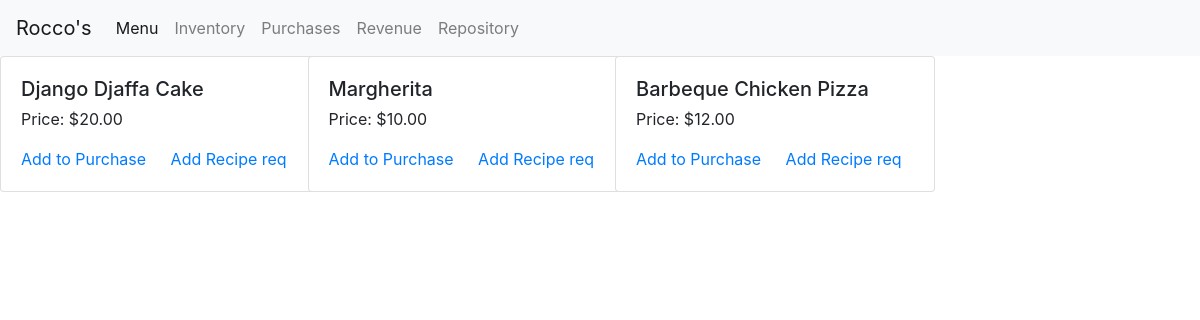
Screenshot of /menu/list with the database file from the repository.
### restaurant_app/models.py (models this page shows, shortened)
class MenuItem(models.Model):
    name = models.CharField(max_length=200)
    price = models.DecimalField(max_digits=5, decimal_places=2)

### restaurant_app/views.py (the view)
# urls.py: path('menu/list', view_menu, name='menulist'),
def view_menu(request):
    return render(request, "restaurant_app/menu.html", {
        "menu": MenuItem.objects.all(),
        "menu_count": MenuItem.objects.count(),
        "recipe": RecipeRequirements.objects.all()
    }) # there need to be some variables created here which you can then use in

### restaurant_app/templates/restaurant_app/menu.html (shortened to what this page needs)
{% extends "restaurant_app/base.html" %}
{% block content %}
    <div class="row">
        {% for item in menu %}
            <div class="col-md-4 col-sm-6 col-lg-3">
                <div class="card" style="width: 20rem;" border-color="black">
                    <div class="card-body">
                        <h5 class="card-title" class="centre"> {{item.name}}</h5>
                        <p class="card-text"> Price: ${{item.price}} </p>
                        <a href="/purchase/add" class="card-link">Add to Purchase </a>
                        <a href="/recipereq/create" class="card-link">Add Recipe req</a>
                    </div>
                </div>
            </div>
        {% endfor %}
    </div>
{% endblock %}

### rows the page displays
MenuItem: name "Django Djaffa Cake", price "20.00"
MenuItem: name "Margherita", price "10.00"
MenuItem: name "Barbeque Chicken Pizza", price "12.00"
